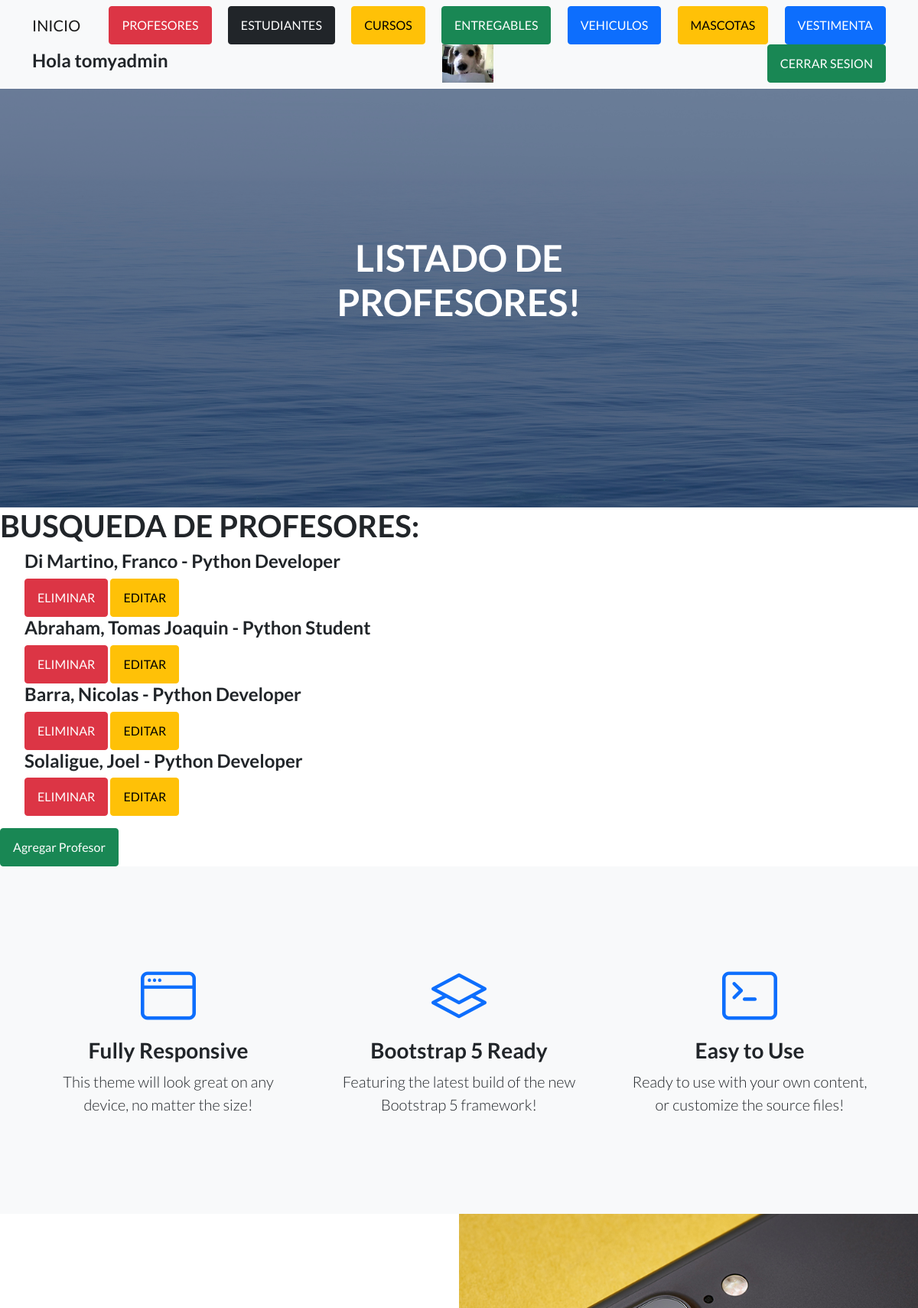
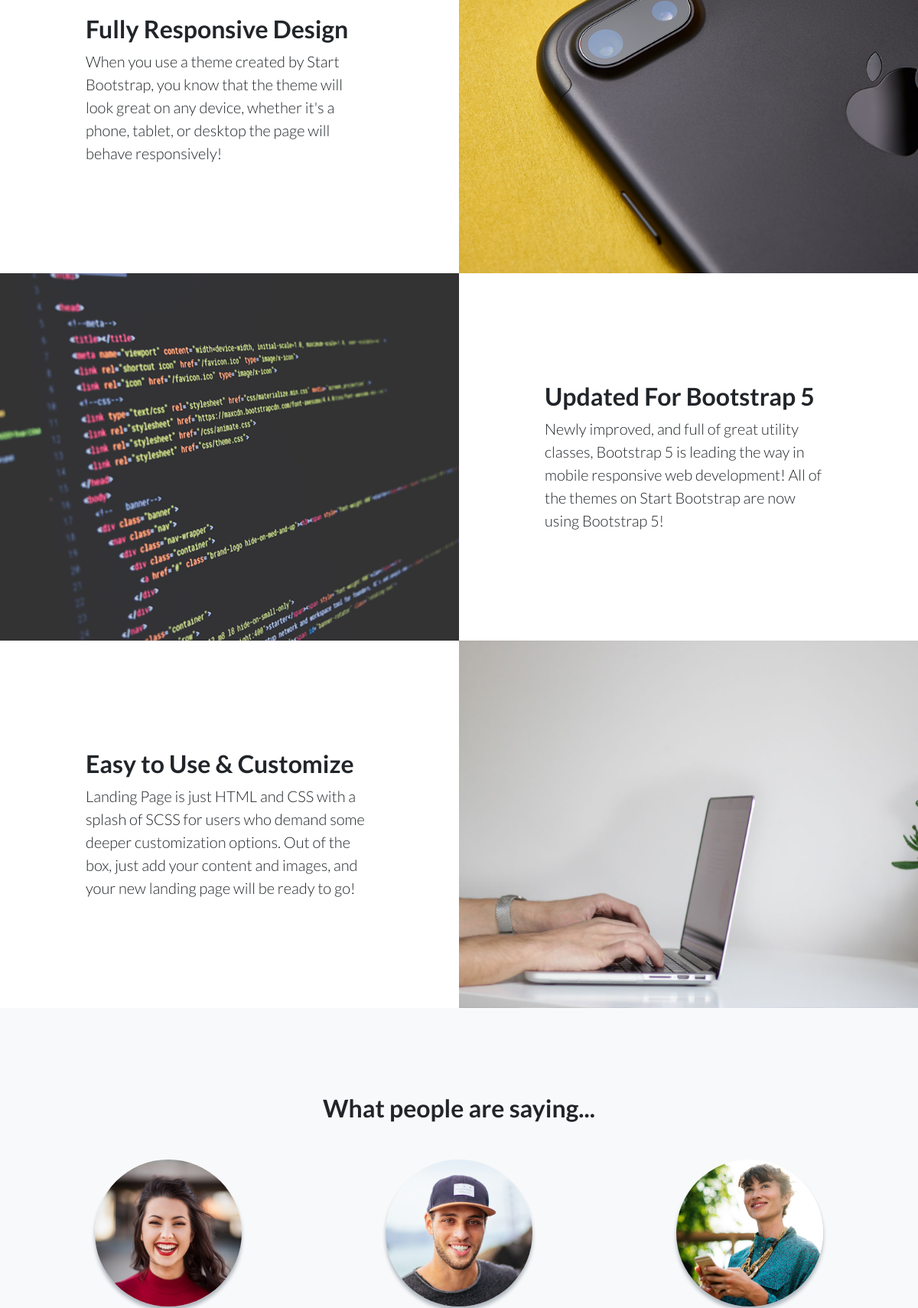
The app's page /AppCoder/leerProfesores/ (signed in, upper part) with its own data (2 pictures, top to bottom).
### AppCoder/models.py (models this page shows, shortened)
class Profesor(models.Model):
    nombre= models.CharField(max_length=50)
    apellido= models.CharField(max_length=50)
    email= models.EmailField()
    profesion= models.CharField(max_length=50)

### AppCoder/views.py (the view)
# urls.py: path("leerProfesores/", leerProfesores, name="leerProfesores"),
@login_required
def leerProfesores(request):
    profesores=Profesor.objects.all()
    return render(request, "AppCoder/leerProfesores.html", {"profesores":profesores, "avatar":obtenerAvatar(request)})

### AppCoder/views.py (called while the page is built)
def obtenerAvatar(request):
    lista=Avatar.objects.filter(user=request.user)
    if len(lista)!= 0:
        imagen=lista[0].imagen.url
    else:
        imagen=""
    return imagen

### AppCoder/templates/AppCoder/leerProfesores.html
{% extends "AppCoder/padre.html" %}
{% load static %}
{% block titulo %}
<h1 class="mb-5">LISTADO DE PROFESORES!</h1>
{% endblock %}
{% block contenido %}
<h1>BUSQUEDA DE PROFESORES:</h1>
{% if profesores %}
<ul>
    {% for profe in profesores %}
    <h4>{{ profe.apellido }}, {{ profe.nombre }} - {{ profe.profesion }}</h4>
    <a class="btn btn-danger" href="{% url 'eliminarProfesor' profe.id %}">ELIMINAR</a>
    <a class="btn btn-warning" href="{% url 'editarProfesor' profe.id %}">EDITAR</a>
    <br>
    {% endfor %}
</ul>
{% else %}
<p>NO SE ENCONTRARON PROFESORES</p>
{% endif %}
<a class="btn btn-success" href="{% url 'profesores' %}">Agregar Profesor</a>
{% endblock %}

### AppCoder/templates/AppCoder/padre.html (shortened to what this page needs)
<!DOCTYPE html>
<html lang="en">
    <head>
        {% load static %}
        <link href="https://cdn.jsdelivr.net/npm/bootstrap-icons@1.5.0/font/bootstrap-icons.css" rel="stylesheet" type="text/css" />
        <link href="{% static 'AppCoder/css/styles.css' %}" rel="stylesheet" />
    </head>
    <body>
        <nav class="navbar navbar-light bg-light static-top">
            <div class="container">
                <a class="navbar-brand" href="{% url 'inicio' %}">INICIO</a>
                <a class="btn btn-danger" href="{% url 'profesores' %}">PROFESORES</a>
                <a class="btn btn-dark" href="{% url 'estudiantes' %}">ESTUDIANTES</a>
                <a class="btn btn-warning" href="{% url 'cursos' %}">CURSOS</a>
                <a class="btn btn-success" href="{% url 'entregables' %}">ENTREGABLES</a>
                <a class="btn btn-primary" href="{% url 'vehiculos' %}">VEHICULOS</a>
                <a class="btn btn-warning" href="{% url 'mascotas' %}">MASCOTAS</a>
                <a class="btn btn-primary" href="{% url 'vestimenta' %}">VESTIMENTA</a>
                {% if user.is_authenticated %}
                <h4>Hola {{ user.username }}</h4>
                <img height="50px" src="{{ avatar }}" alt="">
                <a class="btn btn-success" href="{% url 'logout' %}">CERRAR SESION</a>
                {% else %}
                <a class="btn btn-success" href="{% url 'login' %}">LOGUEATE</a>
                <a class="btn btn-success" href="{% url 'register' %}">REGISTRARSE</a>
                {% endif %}
            </div>
        </nav>
        <header class="masthead">
            <div class="container position-relative">
                <div class="row justify-content-center">
                    <div class="col-xl-6">
                        <div class="text-center text-white">
                            {% block titulo %}
                            {% endblock %}
                        </div>
                    </div>
                </div>
            </div>
        </header>
        {% block contenido %}
        {% endblock %}
        <section class="features-icons bg-light text-center">
            <div class="container">
                <div class="row">
                    <div class="col-lg-4">
                        <div class="features-icons-item mx-auto mb-5 mb-lg-0 mb-lg-3">
                            <div class="features-icons-icon d-flex"><i class="bi-window m-auto text-primary"></i></div>
                            <h3>Fully Responsive</h3>
                            <p class="lead mb-0">This theme will look great on any device, no matter the size!</p>
                        </div>
                    </div>
                    <div class="col-lg-4">
                        <div class="features-icons-item mx-auto mb-5 mb-lg-0 mb-lg-3">
                            <div class="features-icons-icon d-flex"><i class="bi-layers m-auto text-primary"></i></div>
                            <h3>Bootstrap 5 Ready</h3>
                            <p class="lead mb-0">Featuring the latest build of the new Bootstrap 5 framework!</p>
                        </div>
                    </div>
                    <div class="col-lg-4">
                        <div class="features-icons-item mx-auto mb-0 mb-lg-3">
                            <div class="features-icons-icon d-flex"><i class="bi-terminal m-auto text-primary"></i></div>
                            <h3>Easy to Use</h3>
                            <p class="lead mb-0">Ready to use with your own content, or customize the source files!</p>
                        </div>
                    </div>
                </div>
            </div>
        </section>
        <section class="showcase">
            <div class="container-fluid p-0">
                <div class="row g-0">
                    <div class="col-lg-6 order-lg-2 text-white showcase-img" style="background-image: url('{% static "AppCoder/assets/img/bg-showcase-1.jpg" %}')"></div>
                    <div class="col-lg-6 order-lg-1 my-auto showcase-text">
                        <h2>Fully Responsive Design</h2>
                        <p class="lead mb-0">When you use a theme created by Start Bootstrap, you know that the theme will look great on any device, whether it's a phone, tablet, or desktop the page will behave responsively!</p>
                    </div>
                </div>
                <div class="row g-0">
                    <div class="col-lg-6 text-white showcase-img" style="background-image: url('{% static "AppCoder/assets/img/bg-showcase-2.jpg" %}')"></div>
                    <div class="col-lg-6 my-auto showcase-text">
                        <h2>Updated For Bootstrap 5</h2>
                        <p class="lead mb-0">Newly improved, and full of great utility classes, Bootstrap 5 is leading the way in mobile responsive web development! All of the themes on Start Bootstrap are now using Bootstrap 5!</p>
                    </div>
                </div>
                <div class="row g-0">
                    <div class="col-lg-6 order-lg-2 text-white showcase-img" style="background-image: url('{% static "AppCoder/assets/img/bg-showcase-3.jpg" %}')"></div>
                    <div class="col-lg-6 order-lg-1 my-auto showcase-text">
                        <h2>Easy to Use & Customize</h2>
                        <p class="lead mb-0">Landing Page is just HTML and CSS with a splash of SCSS for users who demand some deeper customization options. Out of the box, just add your content and images, and your new landing page will be ready to go!</p>
                    </div>
                </div>
            </div>
        </section>
        <section class="testimonials text-center bg-light">
            <div class="container">
                <h2 class="mb-5">What people are saying...</h2>
                <div class="row">
                    <div class="col-lg-4">
                        <div class="testimonial-item mx-auto mb-5 mb-lg-0">
                            <img class="img-fluid rounded-circle mb-3" src="assets/img/testimonials-1.jpg" alt="..." />
                        </div>
                    </div>
                    <div class="col-lg-4">
                        <div class="testimonial-item mx-auto mb-5 mb-lg-0">
                            <img class="img-fluid rounded-circle mb-3" src="assets/img/testimonials-2.jpg" alt="..." />
                        </div>
                    </div>
                    <div class="col-lg-4">
                        <div class="testimonial-item mx-auto mb-5 mb-lg-0">
                            <img class="img-fluid rounded-circle mb-3" src="assets/img/testimonials-3.jpg" alt="..." />
                        </div>
                    </div>
                </div>
            </div>
        </section>
    </body>
</html>

### records on screen
Profesor: apellido "Di Martino", nombre "Franco", profesion "Python Developer"
Profesor: apellido "Abraham", nombre "Tomas Joaquin", profesion "Python Student"
Profesor: apellido "Barra", nombre "Nicolas", profesion "Python Developer"
Profesor: apellido "Solaligue", nombre "Joel", profesion "Python Developer"

### other values on screen
{{ user.username }} "tomyadmin"
